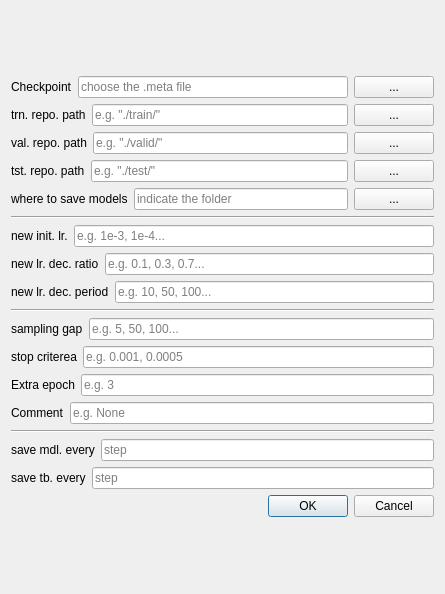
<?xml version="1.0" encoding="UTF-8"?>
<ui version="4.0">
 <class>Dialog</class>
 <widget class="QDialog" name="Dialog">
  <property name="geometry">
   <rect>
    <x>0</x>
    <y>0</y>
    <width>445</width>
    <height>594</height>
   </rect>
  </property>
  <property name="sizePolicy">
   <sizepolicy hsizetype="Expanding" vsizetype="Expanding">
    <horstretch>0</horstretch>
    <verstretch>0</verstretch>
   </sizepolicy>
  </property>
  <property name="windowTitle">
   <string>Dialog</string>
  </property>
  <layout class="QGridLayout" name="gridLayout">
   <item row="0" column="0">
    <layout class="QVBoxLayout" name="verticalLayout">
     <property name="sizeConstraint">
      <enum>QLayout::SetMinimumSize</enum>
     </property>
     <item>
      <layout class="QHBoxLayout" name="horizontalLayout">
       <item>
        <widget class="QLabel" name="ckptLabel">
         <property name="text">
          <string>Checkpoint</string>
         </property>
        </widget>
       </item>
       <item>
        <widget class="QLineEdit" name="ckptLine">
         <property name="placeholderText">
          <string>choose the .meta file</string>
         </property>
        </widget>
       </item>
       <item>
        <widget class="QPushButton" name="ckptButton">
         <property name="text">
          <string>...</string>
         </property>
        </widget>
       </item>
      </layout>
     </item>
     <item>
      <layout class="QHBoxLayout" name="horizontalLayout_4">
       <item>
        <widget class="QLabel" name="trnPathLabel">
         <property name="text">
          <string>trn. repo. path</string>
         </property>
        </widget>
       </item>
       <item>
        <widget class="QLineEdit" name="trnPathLine">
         <property name="placeholderText">
          <string>e.g. &quot;./train/&quot;</string>
         </property>
        </widget>
       </item>
       <item>
        <widget class="QPushButton" name="trnPathButton">
         <property name="text">
          <string>...</string>
         </property>
        </widget>
       </item>
      </layout>
     </item>
     <item>
      <layout class="QHBoxLayout" name="horizontalLayout_5">
       <item>
        <widget class="QLabel" name="valPathLabel">
         <property name="text">
          <string>val. repo. path</string>
         </property>
        </widget>
       </item>
       <item>
        <widget class="QLineEdit" name="valPathLine">
         <property name="placeholderText">
          <string>e.g. &quot;./valid/&quot;</string>
         </property>
        </widget>
       </item>
       <item>
        <widget class="QPushButton" name="valPathButton">
         <property name="text">
          <string>...</string>
         </property>
        </widget>
       </item>
      </layout>
     </item>
     <item>
      <layout class="QHBoxLayout" name="horizontalLayout_6">
       <item>
        <widget class="QLabel" name="tstPathLabel">
         <property name="text">
          <string>tst. repo. path</string>
         </property>
        </widget>
       </item>
       <item>
        <widget class="QLineEdit" name="tstPathLine">
         <property name="placeholderText">
          <string>e.g. &quot;./test/&quot;</string>
         </property>
        </widget>
       </item>
       <item>
        <widget class="QPushButton" name="tstPathButton">
         <property name="text">
          <string>...</string>
         </property>
        </widget>
       </item>
      </layout>
     </item>
     <item>
      <layout class="QHBoxLayout" name="horizontalLayout_12">
       <item>
        <widget class="QLabel" name="whereToSave_label">
         <property name="text">
          <string>where to save models</string>
         </property>
        </widget>
       </item>
       <item>
        <widget class="QLineEdit" name="whereToSave">
         <property name="placeholderText">
          <string>indicate the folder</string>
         </property>
        </widget>
       </item>
       <item>
        <widget class="QPushButton" name="whereToSaveButton">
         <property name="text">
          <string>...</string>
         </property>
        </widget>
       </item>
      </layout>
     </item>
     <item>
      <widget class="Line" name="line">
       <property name="orientation">
        <enum>Qt::Horizontal</enum>
       </property>
      </widget>
     </item>
     <item>
      <layout class="QHBoxLayout" name="horizontalLayout_9">
       <item>
        <widget class="QLabel" name="new_init_lr_label">
         <property name="text">
          <string>new init. lr.</string>
         </property>
        </widget>
       </item>
       <item>
        <widget class="QLineEdit" name="new_init_lr">
         <property name="sizePolicy">
          <sizepolicy hsizetype="Expanding" vsizetype="Fixed">
           <horstretch>0</horstretch>
           <verstretch>0</verstretch>
          </sizepolicy>
         </property>
         <property name="text">
          <string/>
         </property>
         <property name="placeholderText">
          <string>e.g. 1e-3, 1e-4...</string>
         </property>
        </widget>
       </item>
      </layout>
     </item>
     <item>
      <layout class="QHBoxLayout" name="horizontalLayout_8">
       <item>
        <widget class="QLabel" name="new_lr_dec_ratio_label">
         <property name="text">
          <string>new lr. dec. ratio</string>
         </property>
        </widget>
       </item>
       <item>
        <widget class="QLineEdit" name="new_lr_dec_ratio">
         <property name="sizePolicy">
          <sizepolicy hsizetype="Expanding" vsizetype="Fixed">
           <horstretch>0</horstretch>
           <verstretch>0</verstretch>
          </sizepolicy>
         </property>
         <property name="text">
          <string/>
         </property>
         <property name="placeholderText">
          <string>e.g. 0.1, 0.3, 0.7...</string>
         </property>
        </widget>
       </item>
      </layout>
     </item>
     <item>
      <layout class="QHBoxLayout" name="horizontalLayout_7">
       <item>
        <widget class="QLabel" name="new_lr_dec_period_label">
         <property name="text">
          <string>new lr. dec. period</string>
         </property>
        </widget>
       </item>
       <item>
        <widget class="QLineEdit" name="new_lr_dec_period">
         <property name="sizePolicy">
          <sizepolicy hsizetype="Expanding" vsizetype="Fixed">
           <horstretch>0</horstretch>
           <verstretch>0</verstretch>
          </sizepolicy>
         </property>
         <property name="text">
          <string/>
         </property>
         <property name="placeholderText">
          <string>e.g. 10, 50, 100...</string>
         </property>
        </widget>
       </item>
      </layout>
     </item>
     <item>
      <widget class="Line" name="line_2">
       <property name="orientation">
        <enum>Qt::Horizontal</enum>
       </property>
      </widget>
     </item>
     <item>
      <layout class="QHBoxLayout" name="horizontalLayout_10">
       <item>
        <widget class="QLabel" name="sampling_gap_label">
         <property name="text">
          <string>sampling gap</string>
         </property>
        </widget>
       </item>
       <item>
        <widget class="QLineEdit" name="sampling_gap">
         <property name="sizePolicy">
          <sizepolicy hsizetype="Expanding" vsizetype="Fixed">
           <horstretch>0</horstretch>
           <verstretch>0</verstretch>
          </sizepolicy>
         </property>
         <property name="text">
          <string/>
         </property>
         <property name="placeholderText">
          <string>e.g. 5, 50, 100...</string>
         </property>
        </widget>
       </item>
      </layout>
     </item>
     <item>
      <layout class="QHBoxLayout" name="horizontalLayout_11">
       <item>
        <widget class="QLabel" name="stop_cond_label">
         <property name="text">
          <string>stop criterea</string>
         </property>
        </widget>
       </item>
       <item>
        <widget class="QLineEdit" name="stop_cond">
         <property name="sizePolicy">
          <sizepolicy hsizetype="Expanding" vsizetype="Fixed">
           <horstretch>0</horstretch>
           <verstretch>0</verstretch>
          </sizepolicy>
         </property>
         <property name="text">
          <string/>
         </property>
         <property name="placeholderText">
          <string>e.g. 0.001, 0.0005</string>
         </property>
        </widget>
       </item>
      </layout>
     </item>
     <item>
      <layout class="QHBoxLayout" name="horizontalLayout_2">
       <item>
        <layout class="QHBoxLayout" name="horizontalLayout_13"/>
       </item>
       <item>
        <widget class="QLabel" name="epochLabel">
         <property name="text">
          <string>Extra epoch</string>
         </property>
        </widget>
       </item>
       <item>
        <widget class="QLineEdit" name="epochLine">
         <property name="sizePolicy">
          <sizepolicy hsizetype="Expanding" vsizetype="Fixed">
           <horstretch>0</horstretch>
           <verstretch>0</verstretch>
          </sizepolicy>
         </property>
         <property name="placeholderText">
          <string>e.g. 3</string>
         </property>
        </widget>
       </item>
      </layout>
     </item>
     <item>
      <layout class="QHBoxLayout" name="horizontalLayout_3">
       <item>
        <widget class="QLabel" name="commentLabel">
         <property name="text">
          <string>Comment</string>
         </property>
        </widget>
       </item>
       <item>
        <widget class="QLineEdit" name="commentLine">
         <property name="placeholderText">
          <string>e.g. None</string>
         </property>
        </widget>
       </item>
      </layout>
     </item>
     <item>
      <widget class="Line" name="line_3">
       <property name="orientation">
        <enum>Qt::Horizontal</enum>
       </property>
      </widget>
     </item>
     <item>
      <layout class="QHBoxLayout" name="horizontalLayout_15">
       <item>
        <widget class="QLabel" name="svstep_label">
         <property name="text">
          <string>save mdl. every</string>
         </property>
        </widget>
       </item>
       <item>
        <widget class="QLineEdit" name="svstepLine">
         <property name="text">
          <string/>
         </property>
         <property name="placeholderText">
          <string>step</string>
         </property>
        </widget>
       </item>
      </layout>
     </item>
     <item>
      <layout class="QHBoxLayout" name="horizontalLayout_14">
       <item>
        <widget class="QLabel" name="tbstep_label">
         <property name="text">
          <string>save tb. every</string>
         </property>
        </widget>
       </item>
       <item>
        <widget class="QLineEdit" name="tbstepLine">
         <property name="text">
          <string/>
         </property>
         <property name="placeholderText">
          <string>step</string>
         </property>
        </widget>
       </item>
      </layout>
     </item>
     <item>
      <widget class="QDialogButtonBox" name="buttonBox">
       <property name="orientation">
        <enum>Qt::Horizontal</enum>
       </property>
       <property name="standardButtons">
        <set>QDialogButtonBox::Cancel|QDialogButtonBox::Ok</set>
       </property>
      </widget>
     </item>
    </layout>
   </item>
  </layout>
 </widget>
 <resources/>
 <connections>
  <connection>
   <sender>buttonBox</sender>
   <signal>accepted()</signal>
   <receiver>Dialog</receiver>
   <slot>accept()</slot>
   <hints>
    <hint type="sourcelabel">
     <x>248</x>
     <y>254</y>
    </hint>
    <hint type="destinationlabel">
     <x>157</x>
     <y>274</y>
    </hint>
   </hints>
  </connection>
  <connection>
   <sender>buttonBox</sender>
   <signal>rejected()</signal>
   <receiver>Dialog</receiver>
   <slot>reject()</slot>
   <hints>
    <hint type="sourcelabel">
     <x>316</x>
     <y>260</y>
    </hint>
    <hint type="destinationlabel">
     <x>286</x>
     <y>274</y>
    </hint>
   </hints>
  </connection>
 </connections>
</ui>
